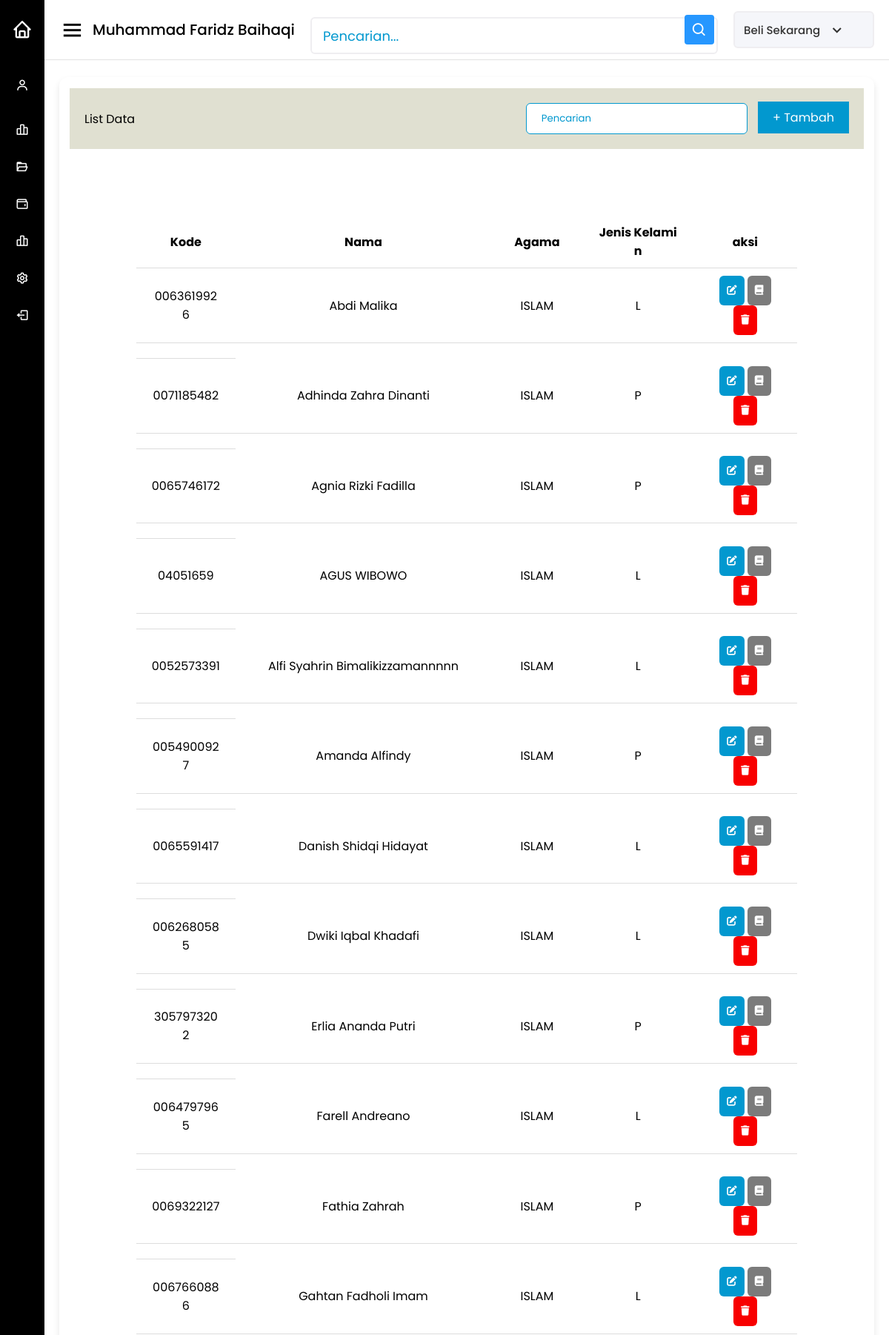
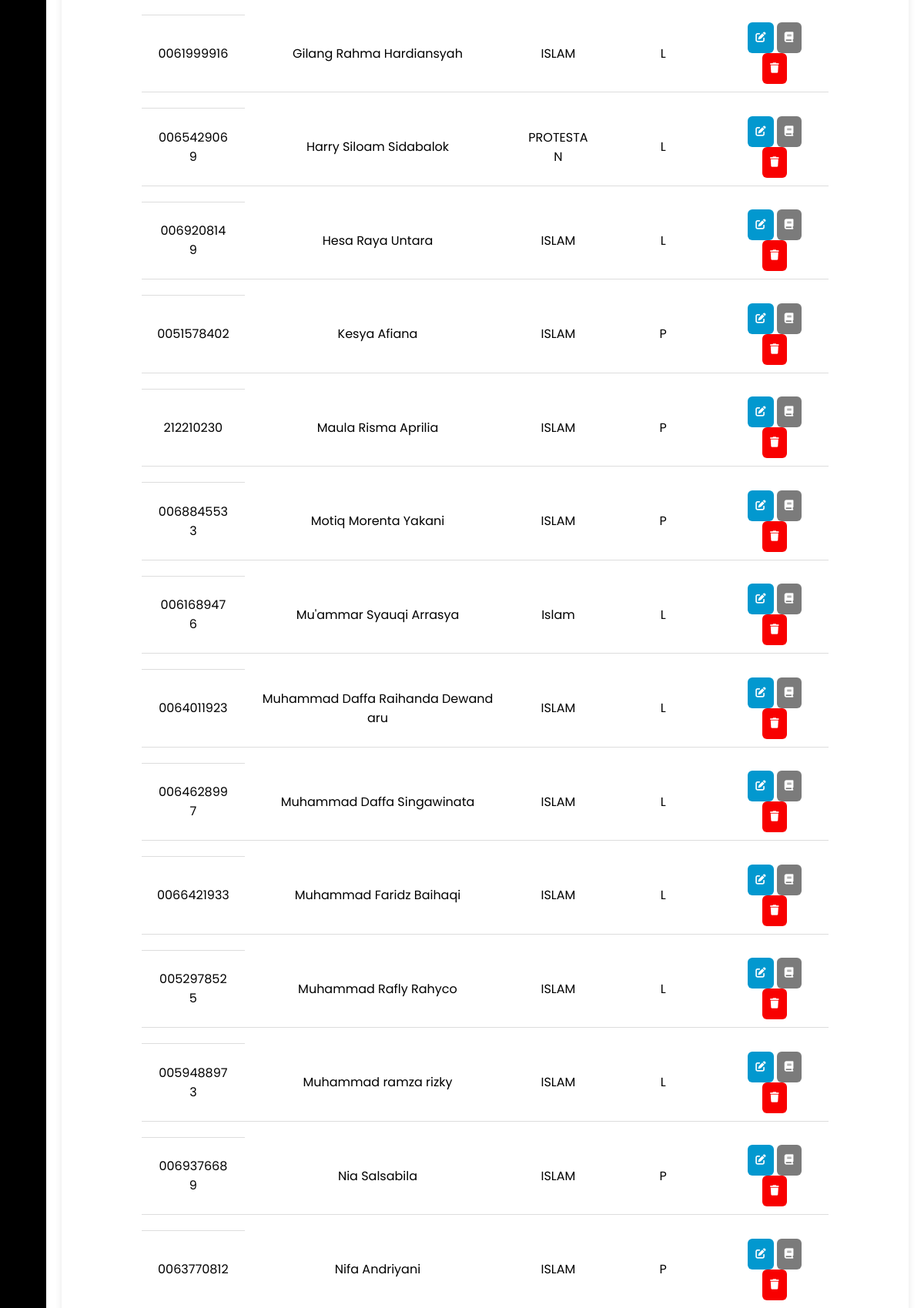
Screenshot of /controllers/c_siswa.php?aksi=list (upper part) with the database file from the repository (2 pictures, top to bottom).
### tables this page shows
CREATE TABLE `siswa` (
  `nisn` char(10) NOT NULL,
  `nama` varchar(50) NOT NULL,
  `agama` varchar(50) NOT NULL,
  `jenkel` enum('L','P') DEFAULT NULL,
  `alamat` text DEFAULT 'JAKARTA'
);

### models/model_siswa.php (called while the page is built, shortened)
<?php
require_once("../models/koneksi.php");
function getAllData()
{
    global $koneksi;
    $sql = "SELECT * FROM siswa order by nama ASC";
    $query = mysqli_query($koneksi, $sql);
    while ($ambilData = mysqli_fetch_assoc($query)) {
        $list[] = $ambilData;
    }
    return $list;
}

### views/data_siswa/list_data.php (the view, shortened to what this page needs)
<!DOCTYPE html>
<html>
<head>
  <link rel="stylesheet" href="https://cdnjs.cloudflare.com/ajax/libs/vue/3.2.41/vue.cjs.js" />
  <link href="https://unpkg.com/boxicons@2.0.7/css/boxicons.min.css" rel="stylesheet" />
  <link rel="stylesheet" href="../assets/css/dasboard_rplb_22.css" />
</head>
<body>
  <div class="sidebar">
    <div class="logo-details">
      <i class='bx bx-home'></i>
      <span class="logo_name">Dashboard</span>
    </div>
    <ul class="nav-links">
      <li class="list">
        <a href="<?= URL ?>dashboard" class="nav-link">
          <i class="bx bx-user" id="btn"></i>
          <span class="link">Utama</span>
        </a>
      </li>
      <ul class="nav-links">
        <li class="list">
          <a href="http://localhost/bew_xirplb_1920_22_Paris/controllers/c_siswa.php?aksi=list" class="nav-link">
            <i class="bx bx-bar-chart-alt-2 icon" id="btn"></i>
            <span class="link">Siswa</span>
          </a>
        </li>
        <li class="list">
          <a href="http://localhost/bew_xirplb_1920_22_Paris/controllers/c_kelas.php?aksi=list" class="nav-link">
            <i class="bx bx-folder-open icon" id="btn"></i>
            <span class="link">Kelas</span>
          </a>
        </li>
        <li class="list">
          <a href="http://localhost/bew_xirplb_1920_22_Paris/controllers/c_anggota.php?aksi=list" class="nav-link">
            <i class="bx bx-wallet icon" id="btn"></i>
            <span class="link">Anggota</span>
          </a>
        </li>
        <li class="list">
          <a href="http://localhost/bew_xirplb_1920_22_Paris/controllers/c_absensi.php?aksi=list" class="nav-link">
            <i class="bx bx-bar-chart-alt-2 icon" id="btn"></i>
            <span class="link">Absensi</span>
          </a>
        </li>
        <li class="list">
          <a href="#" class="nav-link">
            <i class="bx bx-cog icon" id="btn"></i>
            <span class="link">Pengaturan</span>
          </a>
        </li>
        <li class="list">
          <a href="<?= URL ?>logout" class="nav-link">
            <i class="bx bx-log-out icon" id="btn"></i>
            <span class="link">Keluar</span>
          </a>
        </li>
      </ul>
  </div>
  <section class="home-section">
    <nav>
      <div class="sidebar-button">
        <i class='bx bx-menu sidebarBtn'></i>
        <span class="dashboard">Muhammad Faridz Baihaqi</span>
      </div>
      <div class="search-box">
        <input type="text" placeholder="Pencarian..." />
        <i class="bx bx-search"></i>
      </div>
      <div class="profile-details">
        <span class="admin_name">Beli Sekarang</span>
        <i class="bx bx-chevron-down"></i>
      </div>
    </nav>
    <div class="home-content">
      <div class="overview-boxes-list">
        <div class="box-list">
          <div class="right-side">
            <div class="table">
              <div class="table_header">
                <p>List Data</p>
                <div>
                  <input placeholder="Pencarian" />
                  <a href="<?= URL ?>tambah" <button class="tambah">+ Tambah</button></a>
                </div>
              </div>
              <div class="table_selection">
                <table>
                  <thead>
                    <th>Kode</th>
                    <th>Nama</th>
                    <th>Agama</th>
                    <th>Jenis Kelamin</th>
                    <th>aksi</th>
                  </thead>
                  <?php foreach ($data as $row) : ?>
                    <tbody>
                      <tr>
                        <td>
                          <?= $row["nisn"] ?>
                        </td>
                        <td>
                          <?= $row["nama"] ?>
                        </td>
                        <td>
                          <?= $row["agama"] ?>
                        </td>
                        <td>
                          <?= $row["jenkel"] ?>
                        </td>
                        <td>
                          <a href="<?= URL ?>edit&id=<?= $row["nisn"]; ?>"><button class="blue_button"><i class="fa-solid fa-pen-to-square"></i></button></a>
                          <a href="<?= URL ?>detail&id=<?= $row["nisn"]; ?>"><button class="light_button"><i class="fa-solid fa-book"></i></button></a>
                          <a href="<?= URL ?>hapus&id=<?= $row["nisn"]; ?>"><button class="red_button"><i class="fa-solid fa-trash"></i></button></a>
                        </td>
                      </tr>
                      <tr>
                        <td></td>
                      </tr>
                    <?php endforeach; ?>
                    </tbody>
                </table>
              </div>
            </div>
          </div>
        </div>
      </div>
    </div>
  </section>
</body>
</html>

### assets/css/dasboard_rplb_22.css (style rules this page uses)
* { margin: 0; padding: 0; box-sizing: border-box; font-family: "Poppins", sans-serif; }
table { margin: 90px; }
.dashboard { font-size: 20px; }
.sidebar { position: fixed; height: 100%; width: 240px; background: #000000; transition: all 0.5s ease; }
.sidebar .logo-details { height: 80px; display: flex; align-items: center; }
.sidebar .logo-details i { font-size: 28px; font-weight: 500; color: #fff; min-width: 60px; text-align: center; }
.sidebar .logo-details .logo_name { color: #fff; font-size: 24px; font-weight: 500; }
.sidebar .nav-links { margin-top: 10px; }
.sidebar .nav-links li { position: relative; list-style: none; height: 50px; }
.sidebar .nav-links li a { height: 100%; width: 100%; display: flex; align-items: center; text-decoration: none; transition: all 0.4s ease; }
.sidebar .nav-links li i { min-width: 60px; text-align: center; font-size: 18px; color: #fff; }
.home-section { position: relative; background: #fff; min-height: 100vh; width: calc(100% - 240px); left: 240px; transition: all 0.5s ease; }
.home-section nav { display: flex; justify-content: space-between; height: 80px; background: #fff; display: flex; align-items: center; position: fixed; width: calc(100% - 240px); left: 240px; z-index: 100; padding: 0 20px; box-shadow: 0 1px 1px rgba(0, 0, 0, 0.1); transition: all 0.5s ease; }
.home-section nav .sidebar-button { display: flex; align-items: center; font-size: 24px; font-weight: 500; }
nav .sidebar-button i { font-size: 35px; margin-right: 10px; }
.home-section nav .search-box { position: relative; height: 50px; max-width: 550px; width: 100%; margin: 0 20px; }
nav .search-box input { height: 100%; width: 100%; outline: none; background: #fff; border: 2px solid #efeef1; border-radius: 6px; font-size: 18px; padding: 0 15px; }
nav .search-box .bx-search { position: absolute; height: 40px; width: 40px; background: #2697ff; right: 5px; top: 50%; transform: translateY(-50%); border-radius: 4px; line-height: 40px; text-align: center; color: #fff; font-size: 22px; transition: all 0.4 ease; }
.home-section nav .profile-details { display: flex; align-items: center; background: #f5f6fa; border: 2px solid #efeef1; border-radius: 6px; height: 50px; min-width: 190px; padding: 0 15px 0 2px; }
nav .profile-details .admin_name { font-size: 15px; font-weight: 500; color: #333; margin: 0 10px; white-space: nowrap; }
nav .profile-details i { font-size: 25px; color: #333; }
.home-section .home-content { position: relative; padding-top: 104px; }
.home-content .overview-boxes-list { display: flex; align-items: center; justify-content: space-between; flex-wrap: wrap; padding: 0 20px; margin-bottom: 26px; }
.overview-boxes-list .box-list { display: flex; align-items: center; justify-content: center; width: 100%; background: #fff; padding: 15px 14px; border-radius: 12px; box-shadow: 0 5px 10px rgba(0, 0, 0, 0.1); }
.table_header { display: flex; justify-content: space-between; align-items: center; flex-wrap: wrap; padding: 20px; background-color: #e0e0d1; }
.table_header p { color: #000000; }
button { outline: none; border: none; border-radius: 6px; cursor: pointer; padding: 10px; color: #fff; }
.blue_button { background-color: #0298cf; }
.red_button { background-color: #f80000; }
.light_button { background-color: #7B7B7B; }
.tambah { padding: 10px 20px; color: #fff; background-color: #0298cf; text-decoration: none; }
input { padding: 10px 20px; margin: 0 10px; outline: none; border: 1px solid #0298cf; border-radius: 6px; color: #0298cf; }
table { table-layout: fixed; min-width: 45em; border-collapse: collapse; }
th, td { border-bottom: 1px solid #dddddd; padding: 10px 20px; word-break: break-all; text-align: center; }
::placeholder { color: #0298cf; }
input[type=text],input[type=int],select, datetime-local { width: 15vw; padding: 8px 15px; margin: 8px 0; display: inline-block; border: 1px solid #ccc; border-radius: 4px; box-sizing: border-box; color: #000; }
@media (max-width: 1240px) { .sidebar { width: 60px; } }
@media (max-width: 1240px) { .home-section { width: calc(100% - 60px); left: 60px; } }
@media (max-width: 1240px) { .home-section nav { width: calc(100% - 60px); left: 60px; } }
.link { color: #fff; }

### rows the page displays
siswa: nisn "0063619926", nama "Abdi Malika", agama "ISLAM", jenkel "L"
siswa: nisn "0071185482", nama "Adhinda Zahra Dinanti", agama "ISLAM", jenkel "P"
siswa: nisn "0065746172", nama "Agnia Rizki Fadilla", agama "ISLAM", jenkel "P"
siswa: nisn "04051659", nama "AGUS WIBOWO", agama "ISLAM", jenkel "L"
siswa: nisn "0052573391", nama "Alfi Syahrin Bimalikizzamannnnn", agama "ISLAM", jenkel "L"
siswa: nisn "0054900927", nama "Amanda Alfindy", agama "ISLAM", jenkel "P"
siswa: nisn "0065591417", nama "Danish Shidqi Hidayat", agama "ISLAM", jenkel "L"
siswa: nisn "0062680585", nama "Dwiki Iqbal Khadafi", agama "ISLAM", jenkel "L"
siswa: nisn "3057973202", nama "Erlia Ananda Putri", agama "ISLAM", jenkel "P"
siswa: nisn "0064797965", nama "Farell Andreano", agama "ISLAM", jenkel "L"
siswa: nisn "0069322127", nama "Fathia Zahrah", agama "ISLAM", jenkel "P"
siswa: nisn "0067660886", nama "Gahtan Fadholi Imam", agama "ISLAM", jenkel "L"
siswa: nisn "0061999916", nama "Gilang Rahma Hardiansyah", agama "ISLAM", jenkel "L"
siswa: nisn "0065429069", nama "Harry Siloam Sidabalok", agama "PROTESTAN", jenkel "L"
siswa: nisn "0069208149", nama "Hesa Raya Untara", agama "ISLAM", jenkel "L"
siswa: nisn "0051578402", nama "Kesya Afiana", agama "ISLAM", jenkel "P"
siswa: nisn "212210230", nama "Maula Risma Aprilia", agama "ISLAM", jenkel "P"
siswa: nisn "0068845533", nama "Motiq Morenta Yakani", agama "ISLAM", jenkel "P"
siswa: nisn "0061689476", nama "Mu'ammar Syauqi Arrasya", agama "Islam", jenkel "L"
siswa: nisn "0064011923", nama "Muhammad Daffa Raihanda Dewandaru", agama "ISLAM", jenkel "L"
siswa: nisn "0064628997", nama "Muhammad Daffa Singawinata", agama "ISLAM", jenkel "L"
siswa: nisn "0066421933", nama "Muhammad Faridz Baihaqi", agama "ISLAM", jenkel "L"
siswa: nisn "0052978525", nama "Muhammad Rafly Rahyco", agama "ISLAM", jenkel "L"
siswa: nisn "0059488973", nama "Muhammad ramza rizky", agama "ISLAM", jenkel "L"
siswa: nisn "0069376689", nama "Nia Salsabila", agama "ISLAM", jenkel "P"
siswa: nisn "0063770812", nama "Nifa Andriyani", agama "ISLAM", jenkel "P"
